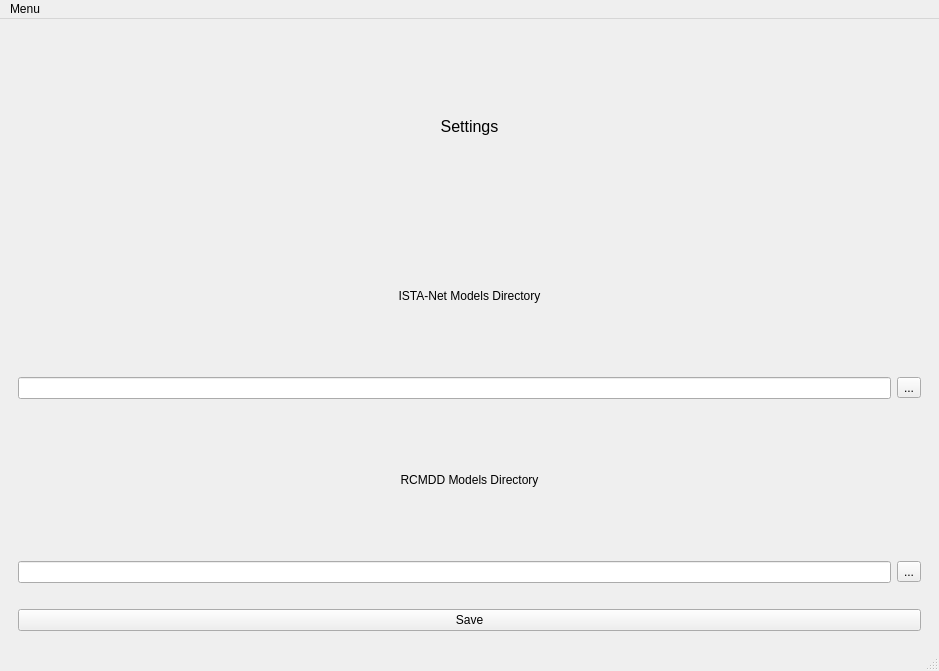
<?xml version="1.0" encoding="UTF-8"?>
<ui version="4.0">
 <class>SettingsWindow</class>
 <widget class="QMainWindow" name="SettingsWindow">
  <property name="geometry">
   <rect>
    <x>0</x>
    <y>0</y>
    <width>939</width>
    <height>671</height>
   </rect>
  </property>
  <property name="windowTitle">
   <string>Settings</string>
  </property>
  <widget class="QWidget" name="centralwidget">
   <layout class="QGridLayout" name="gridLayout_2">
    <item row="0" column="0">
     <widget class="QFrame" name="frame">
      <property name="minimumSize">
       <size>
        <width>251</width>
        <height>241</height>
       </size>
      </property>
      <layout class="QGridLayout" name="gridLayout">
       <property name="sizeConstraint">
        <enum>QLayout::SetNoConstraint</enum>
       </property>
       <item row="0" column="0">
        <widget class="QLabel" name="settingsLabel">
         <property name="font">
          <font>
           <pointsize>12</pointsize>
          </font>
         </property>
         <property name="text">
          <string>Settings</string>
         </property>
         <property name="alignment">
          <set>Qt::AlignCenter</set>
         </property>
        </widget>
       </item>
       <item row="7" column="0">
        <widget class="QPushButton" name="saveSettingsButton">
         <property name="text">
          <string>Save</string>
         </property>
        </widget>
       </item>
       <item row="2" column="0">
        <layout class="QVBoxLayout" name="verticalLayout">
         <item>
          <widget class="QLabel" name="istaLabel">
           <property name="text">
            <string>ISTA-Net Models Directory</string>
           </property>
           <property name="alignment">
            <set>Qt::AlignCenter</set>
           </property>
          </widget>
         </item>
         <item>
          <layout class="QHBoxLayout" name="horizontalLayout">
           <item>
            <widget class="QLineEdit" name="istaPathLine"/>
           </item>
           <item>
            <widget class="QToolButton" name="istaToolButton">
             <property name="text">
              <string>...</string>
             </property>
            </widget>
           </item>
          </layout>
         </item>
        </layout>
       </item>
       <item row="4" column="0">
        <layout class="QVBoxLayout" name="verticalLayout_2">
         <item>
          <widget class="QLabel" name="rcmddLabel">
           <property name="text">
            <string>RCMDD Models Directory</string>
           </property>
           <property name="alignment">
            <set>Qt::AlignCenter</set>
           </property>
          </widget>
         </item>
         <item>
          <layout class="QHBoxLayout" name="horizontalLayout_2">
           <item>
            <widget class="QLineEdit" name="rcmddPathLine"/>
           </item>
           <item>
            <widget class="QToolButton" name="rcmddToolButton">
             <property name="text">
              <string>...</string>
             </property>
            </widget>
           </item>
          </layout>
         </item>
        </layout>
       </item>
       <item row="5" column="0">
        <spacer name="horizontalSpacer">
         <property name="orientation">
          <enum>Qt::Horizontal</enum>
         </property>
         <property name="sizeHint" stdset="0">
          <size>
           <width>40</width>
           <height>20</height>
          </size>
         </property>
        </spacer>
       </item>
      </layout>
     </widget>
    </item>
   </layout>
  </widget>
  <widget class="QMenuBar" name="menubar">
   <property name="geometry">
    <rect>
     <x>0</x>
     <y>0</y>
     <width>939</width>
     <height>39</height>
    </rect>
   </property>
   <widget class="QMenu" name="menuMenu">
    <property name="title">
     <string>Menu</string>
    </property>
    <addaction name="actionHome"/>
    <addaction name="actionInstructions"/>
   </widget>
   <addaction name="menuMenu"/>
  </widget>
  <widget class="QStatusBar" name="statusbar"/>
  <action name="actionProgram">
   <property name="text">
    <string>Program</string>
   </property>
  </action>
  <action name="actionHome">
   <property name="text">
    <string>Home</string>
   </property>
  </action>
  <action name="actionSetting">
   <property name="text">
    <string>Setting</string>
   </property>
  </action>
  <action name="actionInstructions">
   <property name="text">
    <string>Instructions</string>
   </property>
  </action>
 </widget>
 <resources/>
 <connections/>
</ui>
